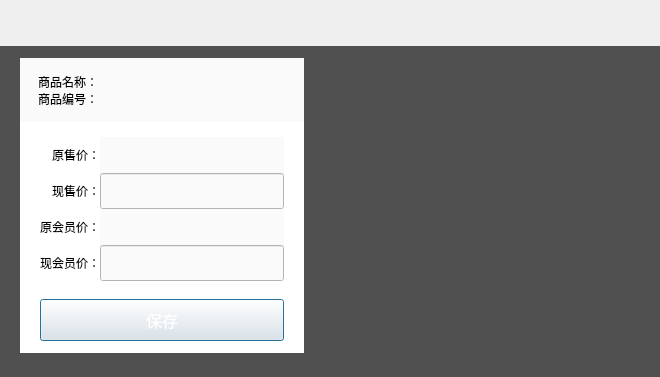
<?xml version="1.0" encoding="UTF-8"?>
<ui version="4.0">
 <class>AdjustPriceDlg</class>
 <widget class="QDialog" name="AdjustPriceDlg">
  <property name="geometry">
   <rect>
    <x>0</x>
    <y>0</y>
    <width>660</width>
    <height>377</height>
   </rect>
  </property>
  <property name="windowTitle">
   <string>Dialog</string>
  </property>
  <layout class="QVBoxLayout" name="verticalLayout">
   <property name="spacing">
    <number>0</number>
   </property>
   <property name="leftMargin">
    <number>0</number>
   </property>
   <property name="topMargin">
    <number>0</number>
   </property>
   <property name="rightMargin">
    <number>0</number>
   </property>
   <property name="bottomMargin">
    <number>0</number>
   </property>
   <item>
    <widget class="TitleBarWidget" name="titleWidget" native="true">
     <property name="minimumSize">
      <size>
       <width>0</width>
       <height>46</height>
      </size>
     </property>
     <property name="maximumSize">
      <size>
       <width>16777215</width>
       <height>46</height>
      </size>
     </property>
    </widget>
   </item>
   <item>
    <widget class="QWidget" name="mainWidget" native="true">
     <property name="styleSheet">
      <string notr="true">QWidget#mainWidget{
	background-color:#505050;
}</string>
     </property>
     <layout class="QHBoxLayout" name="horizontalLayout">
      <property name="leftMargin">
       <number>20</number>
      </property>
      <property name="topMargin">
       <number>12</number>
      </property>
      <property name="rightMargin">
       <number>20</number>
      </property>
      <property name="bottomMargin">
       <number>24</number>
      </property>
      <item>
       <widget class="QWidget" name="widget_2" native="true">
        <property name="minimumSize">
         <size>
          <width>284</width>
          <height>0</height>
         </size>
        </property>
        <property name="maximumSize">
         <size>
          <width>284</width>
          <height>16777215</height>
         </size>
        </property>
        <layout class="QVBoxLayout" name="verticalLayout_2">
         <property name="spacing">
          <number>0</number>
         </property>
         <property name="leftMargin">
          <number>0</number>
         </property>
         <property name="topMargin">
          <number>0</number>
         </property>
         <property name="rightMargin">
          <number>0</number>
         </property>
         <property name="bottomMargin">
          <number>0</number>
         </property>
         <item>
          <widget class="QWidget" name="saveTopWidget" native="true">
           <property name="minimumSize">
            <size>
             <width>0</width>
             <height>64</height>
            </size>
           </property>
           <property name="maximumSize">
            <size>
             <width>16777215</width>
             <height>64</height>
            </size>
           </property>
           <property name="styleSheet">
            <string notr="true">QWidget#saveTopWidget{
	background-color:#fafafa;
}</string>
           </property>
           <layout class="QVBoxLayout" name="verticalLayout_3">
            <property name="spacing">
             <number>0</number>
            </property>
            <property name="leftMargin">
             <number>18</number>
            </property>
            <property name="topMargin">
             <number>15</number>
            </property>
            <property name="rightMargin">
             <number>0</number>
            </property>
            <property name="bottomMargin">
             <number>15</number>
            </property>
            <item>
             <widget class="QLabel" name="goodsNameLabel">
              <property name="font">
               <font>
                <family>微软雅黑</family>
               </font>
              </property>
              <property name="text">
               <string>商品名称：</string>
              </property>
             </widget>
            </item>
            <item>
             <widget class="QLabel" name="goodsCodeLabel">
              <property name="font">
               <font>
                <family>微软雅黑</family>
               </font>
              </property>
              <property name="text">
               <string>商品编号：</string>
              </property>
             </widget>
            </item>
           </layout>
          </widget>
         </item>
         <item>
          <widget class="QWidget" name="saveMainWidget" native="true">
           <property name="styleSheet">
            <string notr="true">QWidget#saveMainWidget{
	background-color:#ffffff;
}</string>
           </property>
           <layout class="QVBoxLayout" name="verticalLayout_4">
            <property name="spacing">
             <number>0</number>
            </property>
            <property name="leftMargin">
             <number>20</number>
            </property>
            <property name="topMargin">
             <number>15</number>
            </property>
            <property name="rightMargin">
             <number>20</number>
            </property>
            <property name="bottomMargin">
             <number>12</number>
            </property>
            <item>
             <layout class="QGridLayout" name="gridLayout">
              <item row="1" column="0">
               <widget class="QLabel" name="label_4">
                <property name="font">
                 <font>
                  <family>微软雅黑</family>
                 </font>
                </property>
                <property name="text">
                 <string>现售价：</string>
                </property>
                <property name="alignment">
                 <set>Qt::AlignRight|Qt::AlignTrailing|Qt::AlignVCenter</set>
                </property>
               </widget>
              </item>
              <item row="0" column="0">
               <widget class="QLabel" name="label_3">
                <property name="font">
                 <font>
                  <family>微软雅黑</family>
                 </font>
                </property>
                <property name="text">
                 <string>原售价：</string>
                </property>
                <property name="alignment">
                 <set>Qt::AlignRight|Qt::AlignTrailing|Qt::AlignVCenter</set>
                </property>
               </widget>
              </item>
              <item row="2" column="0">
               <widget class="QLabel" name="label_5">
                <property name="font">
                 <font>
                  <family>微软雅黑</family>
                 </font>
                </property>
                <property name="text">
                 <string>原会员价：</string>
                </property>
                <property name="alignment">
                 <set>Qt::AlignRight|Qt::AlignTrailing|Qt::AlignVCenter</set>
                </property>
               </widget>
              </item>
              <item row="3" column="0">
               <widget class="QLabel" name="label_6">
                <property name="font">
                 <font>
                  <family>微软雅黑</family>
                 </font>
                </property>
                <property name="text">
                 <string>现会员价：</string>
                </property>
                <property name="alignment">
                 <set>Qt::AlignRight|Qt::AlignTrailing|Qt::AlignVCenter</set>
                </property>
               </widget>
              </item>
              <item row="1" column="1">
               <widget class="QLineEdit" name="nowPriceEdit">
                <property name="sizePolicy">
                 <sizepolicy hsizetype="Expanding" vsizetype="Minimum">
                  <horstretch>0</horstretch>
                  <verstretch>0</verstretch>
                 </sizepolicy>
                </property>
                <property name="styleSheet">
                 <string notr="true">background-color:#fafafa;
font-family:&quot;微软雅黑&quot;;
font-size:12px;
color: #666666;
padding-left:10px;</string>
                </property>
               </widget>
              </item>
              <item row="3" column="1">
               <widget class="QLineEdit" name="nowMemberPriceEdit">
                <property name="sizePolicy">
                 <sizepolicy hsizetype="Expanding" vsizetype="Minimum">
                  <horstretch>0</horstretch>
                  <verstretch>0</verstretch>
                 </sizepolicy>
                </property>
                <property name="styleSheet">
                 <string notr="true">background-color:#fafafa;
font-family:&quot;微软雅黑&quot;;
font-size:12px;
color: #666666;
padding-left:10px;</string>
                </property>
               </widget>
              </item>
              <item row="0" column="1">
               <widget class="QLabel" name="oldPriceLabel">
                <property name="styleSheet">
                 <string notr="true">background-color:#fafafa;
font-family:&quot;微软雅黑&quot;;
font-size:12px;
color: #666666;
padding-left:10px;</string>
                </property>
                <property name="text">
                 <string/>
                </property>
               </widget>
              </item>
              <item row="2" column="1">
               <widget class="QLabel" name="oldMemberPriceLabel">
                <property name="styleSheet">
                 <string notr="true">background-color:#fafafa;
font-family:&quot;微软雅黑&quot;;
font-size:12px;
color: #666666;
padding-left:10px;</string>
                </property>
                <property name="text">
                 <string/>
                </property>
               </widget>
              </item>
             </layout>
            </item>
            <item>
             <widget class="QLabel" name="hintLabel">
              <property name="minimumSize">
               <size>
                <width>0</width>
                <height>18</height>
               </size>
              </property>
              <property name="maximumSize">
               <size>
                <width>16777215</width>
                <height>18</height>
               </size>
              </property>
              <property name="styleSheet">
               <string notr="true">color:red;</string>
              </property>
              <property name="text">
               <string/>
              </property>
             </widget>
            </item>
            <item>
             <widget class="QPushButton" name="saveButton">
              <property name="minimumSize">
               <size>
                <width>0</width>
                <height>42</height>
               </size>
              </property>
              <property name="maximumSize">
               <size>
                <width>16777215</width>
                <height>42</height>
               </size>
              </property>
              <property name="styleSheet">
               <string notr="true">QPushButton{
color:#ffffff;
font-size:16px;
border-image: url(:/loginImage/commonButton.png);
}

QPushButton:pressed{
border-image: url(:/loginImage/commonButtonPressed.png);
}</string>
              </property>
              <property name="text">
               <string>保存</string>
              </property>
             </widget>
            </item>
           </layout>
          </widget>
         </item>
        </layout>
       </widget>
      </item>
      <item>
       <spacer name="horizontalSpacer">
        <property name="orientation">
         <enum>Qt::Horizontal</enum>
        </property>
        <property name="sizeHint" stdset="0">
         <size>
          <width>40</width>
          <height>20</height>
         </size>
        </property>
       </spacer>
      </item>
      <item>
       <widget class="WndDigitalKeyboard" name="keyboardWidget" native="true">
        <property name="minimumSize">
         <size>
          <width>304</width>
          <height>0</height>
         </size>
        </property>
        <property name="maximumSize">
         <size>
          <width>304</width>
          <height>16777215</height>
         </size>
        </property>
       </widget>
      </item>
     </layout>
    </widget>
   </item>
  </layout>
 </widget>
 <customwidgets>
  <customwidget>
   <class>WndDigitalKeyboard</class>
   <extends>QWidget</extends>
   <header>WndDigitalKeyboard.h</header>
   <container>1</container>
  </customwidget>
  <customwidget>
   <class>TitleBarWidget</class>
   <extends>QWidget</extends>
   <header>TitleBarWidget.h</header>
   <container>1</container>
  </customwidget>
 </customwidgets>
 <resources/>
 <connections/>
</ui>
